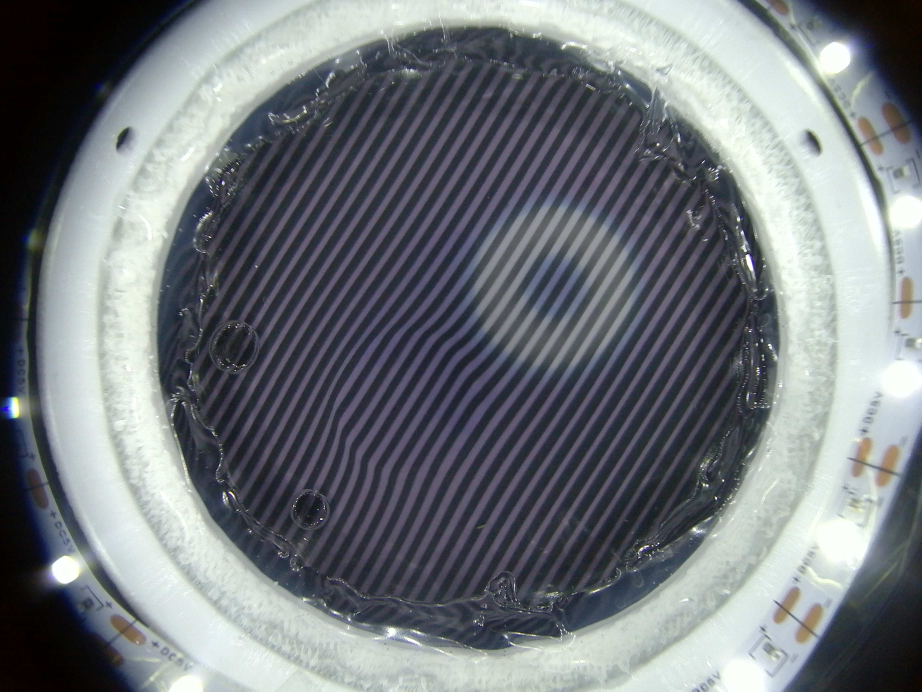
#> input picture Final Images/def_image.jpg, 4608 x 3456 px, found by its file name (shown at 1/5 size)
$ python integrated_pipeline.py
#> lines starting #> are read from the running program, lines starting #| are printed output that depends on the picture; after the words box and inside, x2 and y2 are one past the last pixel; in counts of white or black regions, pixels touching at a corner belong together
### src/temperature/color_merged.py
import cv2
import numpy as np
import pandas as pd
import matplotlib
matplotlib.use('TkAgg')  # Use TkAgg for interactive popups; change to 'Qt5Agg' if needed
import matplotlib.pyplot as plt
import matplotlib.patches as mpatches
from scipy.signal import find_peaks, savgol_filter
from scipy.ndimage import median_filter, gaussian_filter

from temperature.color_prediction import ColorPredictor
from temperature.black_prediction import BlackPredictor


# Config — flatfield segmentation settings

REF_IMAGE_PATH  = ""
IMG_IMAGE_PATH  = ""

CROP_RATIO    = 0.31   # fraction of min(h,w) used as crop radius
GRATING_ANGLE = 0      # degrees — set to your actual grating angle if needed
SIGMA         = 30     # Gaussian blur sigma to suppress grating stripes
THRESHOLD     = 0.7    # z-score threshold for bright/dark segmentation
MORPH_SIZE    = 40     # morphological kernel size (pixels)

# Config — stripe detection settings
COLOR_CSV_PATH  = "data/processed/csv_files/average_temps.csv"
BLACK_CSV_PATH  = "data/processed/csv_files/average_temps_black.csv"

SMOOTH_WIN    = 21
SMOOTH_POLY   = 3
MIN_PEAK_DIST = 12
MIN_PEAK_PROM = 6
VERT_SMOOTH   = 5
MORPH_OPEN_K  = (3, 5)
MORPH_CLOSE_K = (3, 9)

SAMPLE_RADIUS = 5
N_NEIGHBORS   = 3
TARGET_COL    = "Temperature"
COLOR_SPACE   = "auto"   # 'auto' picks the best of RGB/HSV/LAB per click
BLACK_COLOR_SPACE = "auto"


# Shared helpers

# [100 lines left out: functions rotate_image, crop_roi, run_flatfield_segmentation, save_segmentation_output, not called in this run]


# Part 2 — Stripe detection

def load_image(path):
    """Load image and return BGR, RGB, HSV versions plus the V-channel float array."""
    img_bgr = cv2.imread(path)
    if img_bgr is None:
        raise FileNotFoundError(f"Could not load image: {path}")
    img_rgb = cv2.cvtColor(img_bgr, cv2.COLOR_BGR2RGB)
    img_hsv = cv2.cvtColor(img_bgr, cv2.COLOR_BGR2HSV)
    val     = img_hsv[:, :, 2].astype(float)
    H, W    = img_bgr.shape[:2]
    print(f"Loaded: {path}  ({W}×{H} px)")
    return img_bgr, img_rgb, img_hsv, val, H, W


def get_center_radius(H, W):
    cx, cy = W // 2, H // 2
    radius = int(min(H, W) * 0.35)
    return cx, cy, radius


def build_wafer_mask(H, W, cx, cy, r_eff):
    mask = np.zeros((H, W), dtype=np.uint8)
    cv2.circle(mask, (cx, cy), r_eff, 255, -1)
    return mask


def get_stripes(val, H, W, cx, cy, radius,
                smooth_win, smooth_poly, min_peak_dist, min_peak_prom,
                vert_smooth, row_step=1):
    label_map = np.full((H, W), -1, dtype=np.int8)

    y_top = max(cy - radius, 0)
    y_bot = min(cy + radius, H - 1)

    for y in range(y_top, y_bot + 1, row_step):
        dy   = y - cy
        disc = radius**2 - dy**2
        if disc <= 0:
            continue
        half      = int(np.sqrt(disc))
        x0        = max(cx - half, 0)
        x1        = min(cx + half, W)
        chord_len = x1 - x0
        if chord_len < 30:
            continue

        row_v = val[y, x0:x1]

        win = min(smooth_win, chord_len - (1 if chord_len % 2 == 0 else 0))
        if win % 2 == 0:
            win -= 1
        win = max(win, 5)
        smoothed = savgol_filter(row_v, win, smooth_poly)

        peaks,   _ = find_peaks( smoothed, distance=min_peak_dist, prominence=min_peak_prom)
        troughs, _ = find_peaks(-smoothed, distance=min_peak_dist, prominence=min_peak_prom)

        if len(peaks) == 0 and len(troughs) == 0:
            med = np.median(smoothed)
            label_map[y, x0:x1] = (row_v >= med).astype(np.int8)
            continue

        extrema = sorted(
            [(int(p), "peak")   for p in peaks  ] +
            [(int(t), "trough") for t in troughs],
            key=lambda e: e[0]
        )

        boundaries = []
        for i in range(len(extrema) - 1):
            mid   = (extrema[i][0] + extrema[i+1][0]) // 2
            label = 1 if extrema[i][1] == "peak" else 0
            boundaries.append((mid, label))

        local_labels = np.zeros(chord_len, dtype=np.uint8)
        first_label  = 1 if extrema[0][1] == "peak" else 0
        if boundaries:
            local_labels[:boundaries[0][0]] = first_label
            for i, (bx, lbl) in enumerate(boundaries):
                nxt = boundaries[i+1][0] if i + 1 < len(boundaries) else chord_len
                local_labels[bx:nxt] = 1 - lbl
            local_labels[boundaries[-1][0]:] = 1 - boundaries[-1][1]
        else:
            local_labels[:] = first_label

        label_map[y, x0:x1] = local_labels

    inside = label_map >= 0
    lf     = label_map.astype(np.float32)
    lf_sm  = median_filter(lf, size=(vert_smooth, 1))
    label_map = np.where(inside, np.round(lf_sm).astype(np.int8), np.int8(-1))

    return label_map


def build_masks(label_map, wafer_mask, morph_open_k, morph_close_k):
    purple_raw = np.where((label_map == 1) & (wafer_mask == 255), 255, 0).astype(np.uint8)
    black_raw  = np.where((label_map == 0) & (wafer_mask == 255), 255, 0).astype(np.uint8)

    k_open  = cv2.getStructuringElement(cv2.MORPH_RECT, morph_open_k)
    k_close = cv2.getStructuringElement(cv2.MORPH_RECT, morph_close_k)

    def clean(m):
        m = cv2.morphologyEx(m, cv2.MORPH_OPEN,  k_open)
        m = cv2.morphologyEx(m, cv2.MORPH_CLOSE, k_close)
        return cv2.bitwise_and(m, wafer_mask)

    return clean(purple_raw), clean(black_raw)


# Interactive viewer

# [11 lines left out: function classify_pixel, not called in this run]


LABEL_STYLE = {
    "purple stripe": dict(color="#c020c0", bg="#fce8fc"),
    "black stripe":  dict(color="#1a7a8a", bg="#e0f7fa"),
    "outside ROI":   dict(color="#888888", bg="#f0f0f0"),
    "outside image": dict(color="#cc4444", bg="#fff0f0"),
    "unclassified":  dict(color="#aaaaaa", bg="#f8f8f8"),
}


# [95 lines left out: function launch_interactive, not called in this run]


# Main — runs both parts in sequence

# [61 lines that do not run on import are left out]

### src/tactile/estimate_force_depth.py
"""
estimate_force_depth.py
=======================
Given a reference image, a deformed image, and a binary ROI mask (white
circle on black), estimates:

  * the mean stripe-width ratio inside the ROI
  * the contact force  [N]
  * the mean indentation depth  [mm]

How it works: each image's 2-D FFT gives its stripe period inside the ROI
(with sub-pixel refinement). ratio = period_deformed / period_reference.
That ratio is converted to force via a linear fit to
force_vs_mean_width_ratio.csv, and force is converted to depth via PCHIP
interpolation through force_vs_mean_depth.csv (extrapolated linearly past
the table's range).
"""

# ═══ CONFIG — edit these paths, then run ═══
REF_IMAGE = "data/raw/force_pictures/reference/img_01.jpg"
DEF_IMAGE = "data/raw/force_pictures/30N/img_01.jpg"
MASK_IMAGE   = "data/masks/roi_mask_width_stripe.png"
RATIO_CSV    = "data/processed/csv_files/force_vs_mean_width_ratio.csv"
DEPTH_CSV    = "data/processed/csv_files/force_vs_mean_depth.csv"
SHOW_PREVIEW = True   # pop up a quick visual of the FFT + ROI overlay

# ═══════════════════════════════════════════════════════════

import argparse
import os
import sys

import cv2
import numpy as np
from scipy.interpolate import PchipInterpolator


# --- 1. ROI — same logic as plot_width_change.py ---------------------

# [73 lines left out: functions load_roi_from_mask, _parabolic, stripe_period_fft, not called in this run]


# --- 3. Calibration chain: ratio -> force -> depth ----------------------

class Calibration:
    def __init__(self, ratio_csv, depth_csv):
        import csv as _csv

        def read(path):
            with open(path, newline="", encoding="utf-8") as f:
                rows = list(_csv.reader(f))
            data = np.array([[float(v) for v in r] for r in rows[1:] if r],
                            dtype=np.float64)
            return data

        rd = read(ratio_csv)
        F_r, R = rd[:, 0], rd[:, 1]
        # Linear fit:  ratio = a + b * F   (free intercept best fits data)
        self.b_ratio, self.a_ratio = np.polyfit(F_r, R, 1)
        self.F_ratio_max = float(F_r.max())
        self.R_at_max    = float(R.max())

        dd = read(depth_csv)
        Fd, D = dd[:, 0], dd[:, 1]
        # Anchor at (0 N, 0 mm) then PCHIP
        Fd = np.concatenate([[0.0], Fd])
        D  = np.concatenate([[0.0], D])
        self._pchip      = PchipInterpolator(Fd, D, extrapolate=False)
        self.F_depth_max = float(Fd.max())
        self._D_max      = float(D.max())
        # Linear slope beyond table end (PCHIP can bend non-physically there)
        self._end_slope  = float((D[-1] - D[-4]) / (Fd[-1] - Fd[-4]))

    def force_from_ratio(self, ratio):
        """Linear calibration inverted: F = (ratio - a) / b. Clipped >= 0."""
        return max(0.0, (ratio - self.a_ratio) / self.b_ratio)

    # [7 lines left out: function depth_from_force, not called in this run]

    def depth_from_ratio(self, ratio):
        return self.depth_from_force(self.force_from_ratio(ratio))

    def beyond_calibration(self, ratio):
        return ratio > self.R_at_max


# --- 4. Preview figure ---------------------------------------------------

# [122 lines left out: functions show_preview, estimate, main, not called in this run]


# [2 lines that do not run on import are left out]

### src/integrated_pipeline.py
"""
integrated_pipeline.py

Combines the temperature/colour segmentation stage with the tactile 3-D
reconstruction stage, run on one reference + one deformed image.

Steps: (1) interactive pop-up on the deformed image — click a stripe to see
its predicted temperature; (2) saves a colour-change segmentation figure
(reference vs deformed); (3) reconstructs force/depth for each detected
contact and shows the shape overlay and 3-D surface.

Set REF_IMAGE and DEF_IMAGE below to your image paths.
"""

import cv2
import numpy as np

import argparse
import os
import sys

import temperature.color_merged as cm               # colour / temperature stage
import tactile.uniform_reconstruct as ur     # tactile reconstruction stage
import tactile.estimate_force_depth as efd      # tactile calibration

from scipy.ndimage import gaussian_filter
import matplotlib.pyplot as plt

# ═══════════════════════════════════════════════════════════
#  CONFIG

REF_IMAGE = "data/raw/final_images/ref_image.jpg"
DEF_IMAGE = "data/raw/final_images/def_image.jpg"
OUTPUT_PATH = "output/temp_shape_recon"

# --- temperature-change gating -----------------------------------------
# Temperature shifts LAB chroma (a*/b*) but a press doesn't, so we gate on
# chroma; 6.0 sits between a press's ~2.5 and a real change's ~8-12.
SEG_MIN_CHROMA_DELTA = 6.0
SEG_MIN_AREA_FRAC    = 0.003
SEG_MIN_BLOB_FRAC    = 0.01

# --- tactile real-deformation gating -----------------------------------
# Temperature-only contacts leave stripe spacing unchanged (ratio ~1 -> ~0 N);
# a real press compresses/stretches stripes (ratio > 1). Gate on MIN_FORCE_N.
MIN_FORCE_N = 0.5

# ═══════════════════════════════════════════════════════════

for _stream in (sys.stdout, sys.stderr):
    try:
        _stream.reconfigure(encoding="utf-8")
    except (AttributeError, ValueError):
        pass

_HERE = os.path.dirname(os.path.abspath(__file__))
for _sub in ("tactile", "color_segmentation"):
    _p = os.path.join(_HERE, _sub)
    if _p not in sys.path:
        sys.path.insert(0, _p)

# ----------------------------------------------------------------------
# Stage 1 + 2 — colour: interactive temperature pop-up, then segmentation
# [105 lines left out: functions segment_temperature_change, render_segmentation, not called in this run]


def run_colour_stage(ref_path, def_path, out_dir, show=True,
                     min_chroma_delta=SEG_MIN_CHROMA_DELTA,
                     min_area_frac=SEG_MIN_AREA_FRAC,
                     min_blob_frac=SEG_MIN_BLOB_FRAC):
    """Runs the colour stage: stripe detection + interactive temperature
    pop-up on the deformed image, then a gated colour-change segmentation
    that only pops up when a real temperature change is found."""
    # --- stripe detection on the deformed (pressed / coloured) image ---
    img_bgr, img_rgb, img_hsv, val, H, W = cm.load_image(def_path)
    cx, cy, radius = cm.get_center_radius(H, W)
    wafer_mask = cm.build_wafer_mask(H, W, cx, cy, radius)

    print("Running row-adaptive stripe detection...")
    label_map = cm.get_stripes(
        val, H, W, cx, cy, radius,
        smooth_win=cm.SMOOTH_WIN,
        smooth_poly=cm.SMOOTH_POLY,
        min_peak_dist=cm.MIN_PEAK_DIST,
        min_peak_prom=cm.MIN_PEAK_PROM,
        vert_smooth=cm.VERT_SMOOTH,
    )
    purple_mask, black_mask = cm.build_masks(
        label_map, wafer_mask, cm.MORPH_OPEN_K, cm.MORPH_CLOSE_K)

    # --- temperature predictors ---
    predictor = cm.ColorPredictor(
        csv_file=cm.COLOR_CSV_PATH, target_col=cm.TARGET_COL,
        color_space=cm.COLOR_SPACE, n_neighbors=cm.N_NEIGHBORS)
    try:
        predictor.load_reference()
    except Exception as e:
        print(f"Warning: could not load colour reference CSV ({e}). "
              "Colour temperature prediction will be disabled.")
        predictor = None

    black_predictor = cm.BlackPredictor(
        csv_file=cm.BLACK_CSV_PATH, target_col=cm.TARGET_COL,
        color_space=cm.BLACK_COLOR_SPACE, n_neighbors=cm.N_NEIGHBORS)
    try:
        black_predictor.load_reference()
    except Exception as e:
        print(f"Warning: could not load black reference CSV ({e}). "
              "Black temperature prediction will be disabled.")
        black_predictor = None

    # --- interactive pop-up: click a stripe to see its predicted temperature ---
    if show:
        print("Launching interactive temperature viewer — "
              "click to read temperatures, close the window to continue.")
        cm.launch_interactive(img_rgb, img_bgr, purple_mask, black_mask,
                              wafer_mask, predictor=predictor,
                              black_predictor=black_predictor)
    else:
        print("--no-show: skipping the interactive temperature viewer.")

    # --- gated colour-change segmentation (reference vs deformed) ---
    print("Checking for a colour/temperature change...")
    ref_bgr = cv2.imread(ref_path)
    seg_bgr = cv2.imread(def_path)
    if ref_bgr is None:
        raise FileNotFoundError(ref_path)
    if seg_bgr is None:
        raise FileNotFoundError(def_path)

    seg = segment_temperature_change(ref_bgr, seg_bgr,
                                     min_chroma_delta=min_chroma_delta,
                                     min_area_frac=min_area_frac,
                                     min_blob_frac=min_blob_frac)

    if not seg["changed"]:
        print(f"No temperature change detected "
              f"(max chroma shift {seg['max_delta']:.1f} < "
              f"{min_chroma_delta:.1f} LAB threshold, or area "
              f"{seg['area_frac'] * 100:.2f}% < "
              f"{min_area_frac * 100:.2f}% of ROI). "
              f"Skipping temperature segmentation.")
        return

    print(f"Temperature change detected — segmenting "
          f"({seg['area_frac'] * 100:.2f}% of ROI, "
          f"max chroma shift {seg['max_delta']:.1f} LAB).")
    os.makedirs(out_dir, exist_ok=True)
    out_png = os.path.join(out_dir, "temperature_segmentation.png")
    render_segmentation(seg, out_path=out_png, show=show)


# ----------------------------------------------------------------------
# Stage 3 — tactile: shape detection + 3-D reconstruction (force + depth)
# [17 lines left out: function save_located_shape, not called in this run]


def run_tactile_stage(ref_path, def_path, out_dir, ratio_csv, depth_csv,
                      area, z_exaggeration=None, show=True,
                      min_force_n=MIN_FORCE_N):
    """Runs the tactile stage: one global FFT per contact -> force -> depth,
    then the shape/interior overlay and 3-D surface. Contacts with force
    <= min_force_n are discarded as temperature artefacts."""
    cal = efd.Calibration(ratio_csv, depth_csv)
    try:
        recon = ur.reconstruct_global(ref_path, def_path, cal,
                                      contact_area_mm2=area)
    except RuntimeError as e:
        # No contact found (e.g. a temperature-only capture) raises here;
        # treat that as a valid result, not a crash.
        print(f"[tactile] {e}")
        print("[tactile] No shape detected — skipping 3-D reconstruction "
              "(the colour/temperature stage above is unaffected).")
        return

    # --- drop phantom contacts with no real stripe deformation ---
    # Temperature-only contacts keep ratio ~1 (~0 N); zero them out so only
    # genuine presses remain in the depth map, overlay, and 3-D surface.
    kept = [r for r in recon["report"] if r["force_N"] > min_force_n]
    dropped = [r for r in recon["report"] if r["force_N"] <= min_force_n]
    if dropped:
        _, lab = cv2.connectedComponents(recon["mask"].astype(np.uint8))
        for r in dropped:
            comp = lab == r["contact"]
            recon["depth"][comp] = 0.0
            recon["interiors"][recon["interiors"] == r["contact"]] = 0
            recon["mask"][comp] = False
            print(f"[tactile] contact #{r['contact']}: ratio "
                  f"{r['ratio']:.5f} -> {r['force_N']:.1f} N "
                  f"(<= {min_force_n} N) — discarded as a temperature artefact "
                  f"(no real stripe deformation).")
    recon["report"] = kept

    if not kept:
        print("[tactile] No real 3-D shape detected — every contact showed an "
              "unchanged stripe period (temperature change only). "
              "Skipping 3-D reconstruction.")
        return

    os.makedirs(out_dir, exist_ok=True)
    stem = os.path.splitext(os.path.basename(def_path))[0]
    np.save(os.path.join(out_dir, f"{stem}_depth_mm.npy"), recon["depth"])

    # simple figure showing the final detected shape
    save_located_shape(recon["mask"],
                       os.path.join(out_dir, f"{stem}_shape.png"))

    for r in recon["report"]:
        warn = "  [WARNING: beyond calibration range, extrapolated]" \
            if r["beyond_calibration"] else ""
        print(f"contact #{r['contact']}: area {r['area_px']} px "
              f"(interior {r['interior_px']} px, window "
              f"{r['window_px_full'][0]}x{r['window_px_full'][1]} px) | "
              f"period {r['period_ref_px']:.2f} -> {r['period_def_px']:.2f} "
              f"px | ratio {r['ratio']:.5f} "
              f"(area-corrected {r['ratio_equivalent']:.5f}, "
              f"{r['contact_area_mm2']:.0f} mm^2) -> {r['force_N']:.1f} N, "
              f"depth {r['depth_mm']:.2f} mm{warn}")

    ur.show_overlay(recon, title=stem, show=show,
                    save_png=os.path.join(out_dir, f"{stem}_interiors.png"))
    ur.show_3d(recon, z_exaggeration=z_exaggeration, title=stem, show=show,
               save_png=os.path.join(out_dir, f"{stem}_3d.png"))
    print(f"saved {out_dir}/{stem}_depth_mm.npy, {stem}_3d.png, "
          f"{stem}_interiors.png, {stem}_shape.png")


# ----------------------------------------------------------------------
# Main
def main():
    ap = argparse.ArgumentParser(
        description=__doc__,
        formatter_class=argparse.RawDescriptionHelpFormatter)
    ap.add_argument("--reference", default=REF_IMAGE)
    ap.add_argument("--deformed", default=DEF_IMAGE)
    ap.add_argument("-o", "--out", default=OUTPUT_PATH)
    ap.add_argument("--ratio-csv", default=ur.RATIO_CSV)
    ap.add_argument("--depth-csv", default=ur.DEPTH_CSV)
    ap.add_argument("--area", type=float, default=ur.CONTACT_AREA_MM2,
                    help="contact area of the pressed shape in mm^2 "
                         f"(default {ur.CONTACT_AREA_MM2}; calibration circle "
                         f"is {ur.CALIB_AREA_MM2} mm^2)")
    ap.add_argument("--z-exaggeration", type=float, default=None)
    ap.add_argument("--seg-chroma", type=float, default=SEG_MIN_CHROMA_DELTA,
                    help="minimum local LAB chroma (a*,b*) shift to count as a "
                         f"temperature change (default {SEG_MIN_CHROMA_DELTA}); "
                         "raise it to ignore presses, lower it to catch faint "
                         "colour changes")
    ap.add_argument("--seg-min-area", type=float, default=SEG_MIN_AREA_FRAC,
                    help="minimum TOTAL segmented area as a fraction of the ROI "
                         f"(default {SEG_MIN_AREA_FRAC})")
    ap.add_argument("--seg-min-blob", type=float, default=SEG_MIN_BLOB_FRAC,
                    help="minimum size of each individual segmented blob as a "
                         f"fraction of the ROI (default {SEG_MIN_BLOB_FRAC}); "
                         "raise it to drop bubbles/specks")
    ap.add_argument("--min-force", type=float, default=MIN_FORCE_N,
                    help="minimum force (N) for a detected contact to count as "
                         f"a real press (default {MIN_FORCE_N}); contacts at or "
                         "below this are discarded as temperature artefacts")
    ap.add_argument("--no-show", action="store_true",
                    help="skip all pop-up windows; only save output files")
    args = ap.parse_args()
    show = not args.no_show

    print("=" * 64)
    print(" STAGE 1/2 — colour: temperature pop-up + segmentation")
    print("=" * 64)
    run_colour_stage(args.reference, args.deformed, args.out, show=show,
                     min_chroma_delta=args.seg_chroma,
                     min_area_frac=args.seg_min_area,
                     min_blob_frac=args.seg_min_blob)
#> in load_image, img_bgr is the input picture: shape (3456, 4608, 3); mean B, G, R 124.3, 119.5, 114.3
#> in load_image, `val     = img_hsv[:, :, 2].astype(float)`:
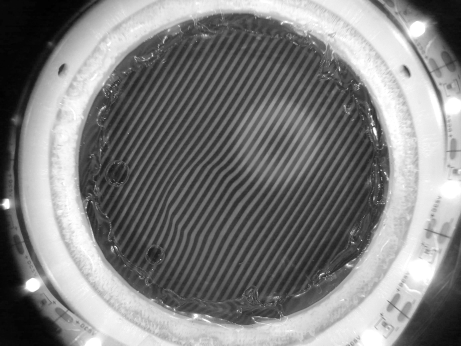
#> val: shape (3456, 4608) float64 (shown at 1/10 size); min 0, max 255, mean 127.2
#| Loaded: data/raw/final_images/def_image.jpg  (4608×3456 px)
#> in run_colour_stage, `img_bgr, img_rgb, img_hsv, val, H, W = cm.load_image(def_path)`: H = 3456; W = 4608
#> in get_center_radius, `cx, cy = W // 2, H // 2`: cx = 2304; cy = 1728
#> in get_center_radius, `radius = int(min(H, W) * 0.35)`: radius = 1209
#> in run_colour_stage, `cx, cy, radius = cm.get_center_radius(H, W)`: cx = 2304; cy = 1728; radius = 1209
#> in build_wafer_mask, `cv2.circle(mask, (cx, cy), r_eff, 255, -1)`:
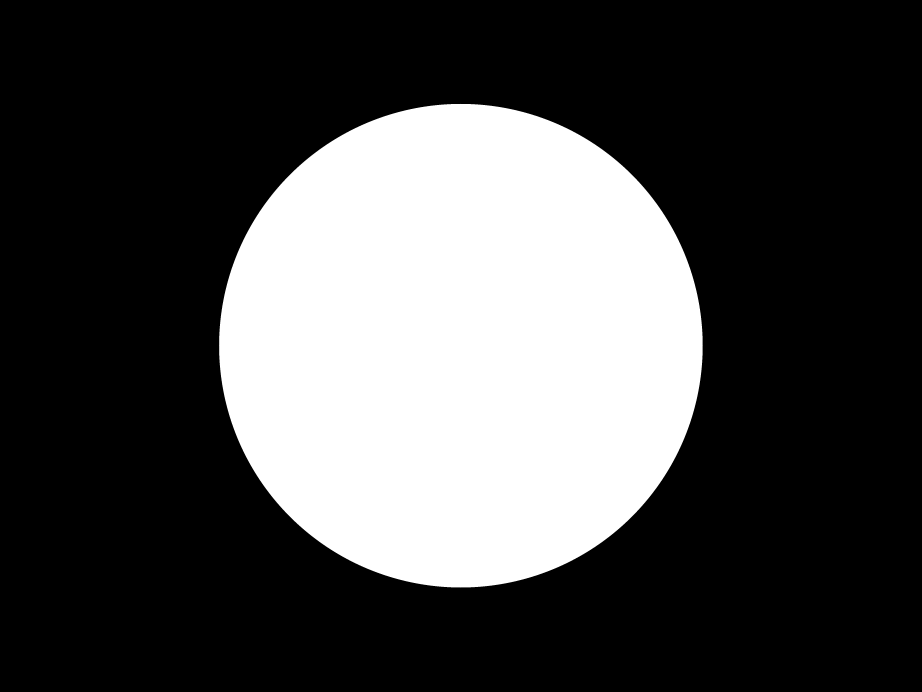
#> mask: shape (3456, 4608) (shown at 1/5 size); 28.8% white; 1 white region, box (x1, y1, x2, y2) and area: (1095, 519, 3514, 2938) 4591941
#> (the rest of the program and of its run is left out)
